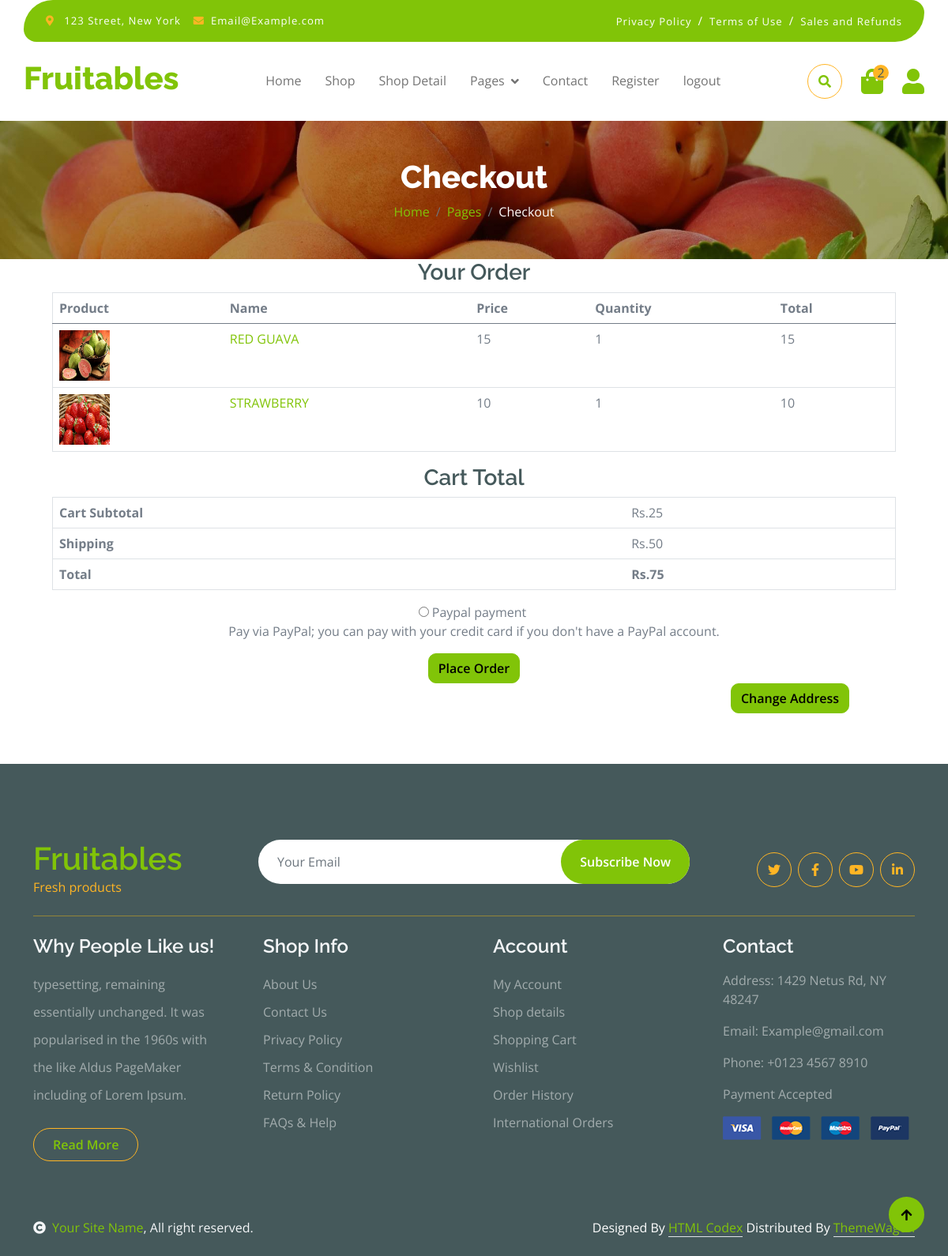
/chackout (signed in), run on the app's committed database.
### myapp2/models.py (models this page shows, shortened)
class Add_to_cart(models.Model):
    user_id = models.ForeignKey(user,on_delete=models.CASCADE)
    product_id = models.ForeignKey(Add_product,on_delete=models.CASCADE)
    name=models.CharField(max_length=30)
    price=models.IntegerField()
    qyt=models.IntegerField()
    pic=models.ImageField(upload_to="img")
    total_price = models.IntegerField()

### myapp2/views.py (the view)
# urls.py: path('chackout', views.chackout, name='chackout'),
def chackout (request):
    uid =  user.objects.get(email=request.session["email"])
    lid =  Add_to_cart.objects.filter(user_id=uid).count()
    try:
        pid = Add_to_cart.objects.filter(user_id=uid)
        l1 = []
        for i in pid:
            l1.append(i.total_price)
        total = sum(l1)
        sub_total = total + 50
        amount = total*100
        client = razorpay.Client(auth=('rzp_test_bilBagOBVTi4lE','77yKq3N9Wul97JVQcjtIVB5z'))
        response = client.order.create({
                                    'amount':amount,
                                    'currency':'INR',
                                    'payment_capture':1
        })
        con = {
            'lid' : lid,
            'pid' : pid,
            'total' : total,
            'sub_total' : sub_total,
            'response' : response
        }
        return render(request,'chackout.html',con)
    except:
        return render(request,'chackout.html')

### myapp2/templates/chackout.html (shortened to what this page needs)
{% extends "index.html" %}
{% load static %}
{% block content %}
        <div class="container-fluid page-header py-5">
            <h1 class="text-center text-white display-6">Checkout</h1>
            <ol class="breadcrumb justify-content-center mb-0">
                <li class="breadcrumb-item"><a href="#">Home</a></li>
                <li class="breadcrumb-item"><a href="#">Pages</a></li>
                <li class="breadcrumb-item active text-white">Checkout</li>
            </ol>
        </div>
        <div class="cart-box-main">
            <div class="container">
                <div class="row">
                    <form action="">
                        <section class="checkout_area section_gap">
                          <center>
                            <div class="container">
                                <div class="row">
                                    <div class="col-md-12">
                                        <div class="table-responsive">
                                            <h3 class="dart-pb-20">Your Order</h3>
                                            <table class="table cart checkout" border="1">
                                                <thead>
                                                    <tr>
                                                        <th class="cart-product-thumbnail">Product</th>
                                                        <th class="cart-product-name">Name</th>
                                                        <th class="cart-product-name">Price</th>
                                                        <th class="cart-product-quantity">Quantity</th>
                                                        <th class="cart-product-subtotal">Total</th>
                                                    </tr>
                                                </thead>
                                                <tbody>
                                                    {% for x in pid %}
                                                    <tr class="cart_item">
                                                        <td class="cart-product-thumbnail">
                                                            <a href="#"><img width="64" height="64" src="{{x.pic.url}}"
                                                                    alt="Pink Printed Dress"></a>
                                                        </td>
                                                        <td class="cart-product-name">
                                                            <a href="#">{{x.name}}</a>
                                                        </td>
                                                        <td class="quantity">
                                                            <span>{{x.price}}</span>
                                                        </td>
                                                        <td class="quantity">
                                                            <span>{{x.qyt}}</span>
                                                        </td>
                                                        <td class="cart-product-subtotal">
                                                            <span class="amount">{{x.total_price}}</span>
                                                        </td>
                                                    </tr>
                                                    {% endfor %}
                                                </tbody>
                                            </table>
                                        </div>
                                    </div>
                                    <div class="col-md-12">
                                        <div class="table-responsive totle-cart">
                                            <h3>Cart Total</h3>
                                            <table class="table cart" border="1">
                                                <tbody>
                                                    <tr class="cart_item cart_totle">
                                                        <td class="cart-product-name">
                                                            <strong>Cart Subtotal</strong>
                                                        </td>
                                                        <td class="cart-product-name">
                                                            <span class="amount">Rs.{{total}}</span>
                                                        </td>
                                                    </tr>
                                                    <tr class="cart_item cart_totle">
                                                        <td class="cart-product-name">
                                                            <strong>Shipping</strong>
                                                        </td>
                                                        <td class="cart-product-name">
                                                            <span class="amount"> Rs.50</span>
                                                        </td>
                                                    </tr>
                                                    <tr class="cart_item cart_totle">
                                                        <td class="cart-product-name">
                                                            <strong>Total</strong>
                                                        </td>
                                                        <td class="cart-product-name">
                                                            <span class="blue"><strong>Rs.{{sub_total}}</strong></span>
                                                        </td>
                                                    </tr>
                                                </tbody>
                                            </table>
                                        </div>
                                    </div>
                                    <div class="payments-options">
                                        <ul class="list-unstyled">
                                            <li>
                                                <label for="payment_method_paypal" id="paypal-transfer">
                                                    <input required type="radio" data-order_button_text="Proceed to PayPal" value="bacs"
                                                        name="payment_method" class="input-radio" id="payment_method_paypal">
                                                    Paypal payment <img src="" alt="">
                                                </label>
                                                <div class="paypal-transfer-msg">
                                                    <p>Pay via PayPal; you can pay with your credit card if you don't have a PayPal
                                                        account.</p>
                                                </div>
                                            </li>
                                        </ul>
                                    </div>
                                    <div class="col-md-12">
                                      <button type="submit" class="btn btn-primary">Place Order</button>
                                  </div>
                                  </div><base href="">
                                  <a href="{% url 'change_address'  %}" style="margin-left: 800px;" class="btn btn-primary">Change Address</a>
                              </div>
                          </center>
                          </section>
                    </form>
                </div>
            </div>
        </div>
{% endblock %}

### myapp2/static/css/style.css (style rules this page uses)
.btn { font-weight: 600; transition: .5s; }
.page-header { position: relative; background: linear-gradient(rgba(0, 0, 0, 0.3), rgba(0, 0, 0, 0.3)), url(../img/cart-page-header-img.jpg); background-position: center center; background-repeat: no-repeat; background-size: cover; }
@media (min-width: 992px) { .hero-header, .page-header { margin-top: 152px !important; } }

### data on the page
Add_to_cart: pic (picture), name "RED GUAVA", price "15", qyt "1", total_price "15"
Add_to_cart: pic (picture), name "STRAWBERRY", price "10", qyt "1", total_price "10"

### other printed values
{{ lid }} "2"
{{ total }} "25"
{{ sub_total }} "75"
